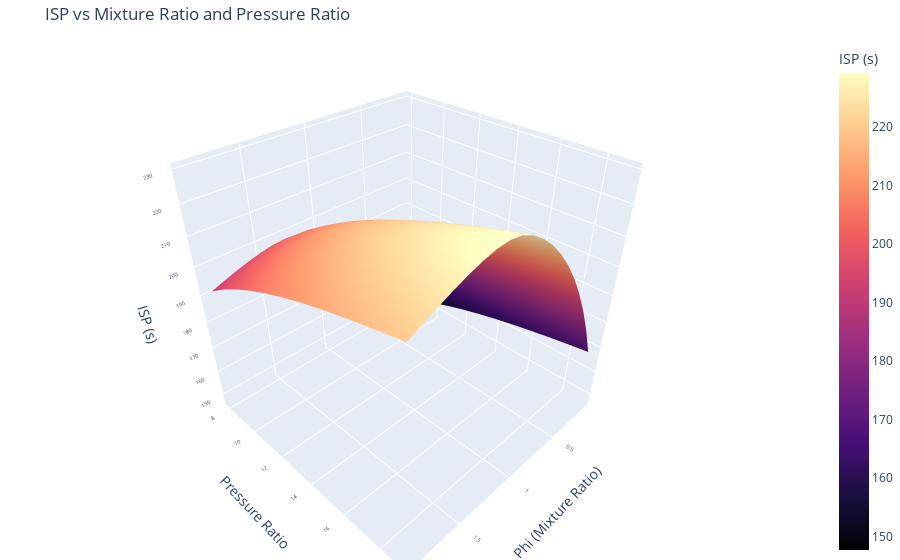

Notebook cell for this chart:
### Code cell
import plotly.graph_objects as go

fig = go.Figure(data=[go.Surface(
    x=X, y=Y, z=Z,
    colorscale='magma',
    colorbar=dict(title='ISP (s)'),
    hovertemplate='Phi: %{x}<br>Pip: %{y}<br>ISP: %{z:.2f}<extra></extra>'
)])

fig.update_layout(
    title='ISP vs Mixture Ratio and Pressure Ratio',
    scene=dict(
        xaxis_title='Phi (Mixture Ratio)',
        yaxis_title='Pressure Ratio',
        zaxis_title='ISP (s)',
        xaxis=dict(tickfont=dict(size=8)),
        yaxis=dict(tickfont=dict(size=8)),
        zaxis=dict(tickfont=dict(size=8)),
    ),
    margin=dict(l=0, r=0, b=0, t=40)
)

fig.show()

### Figure 1 — Plotly figure (JSON) as saved in the notebook; plotly's stock layout.template omitted (floating-point values rounded to 4 significant figures; data arrays with more than 128 entries replaced by an {"elided": "..."} marker saying what was removed)
{"data": [{"colorbar": {"title": {"text": "ISP (s)"}}, "colorscale": [[0, "#000004"], [0.1111, "#180f3d"], [0.2222, "#440f76"], [0.3333, "#721f81"], [0.4444, "#9e2f7f"], [0.5556, "#cd4071"], [0.6667, "#f1605d"], [0.7778, "#fd9668"], [0.8889, "#feca8d"], [1, "#fcfdbf"]], "hovertemplate": "Phi: %{x}<br>Pip: %{y}<br>ISP: %{z:.2f}<extra></extra>", "type": "surface", "x": {"elided": "12x19 float values"}, "y": {"elided": "12x19 float values"}, "z": {"elided": "12x19 float values"}}], "layout": {"margin": {"b": 0, "l": 0, "r": 0, "t": 40}, "scene": {"xaxis": {"tickfont": {"size": 8}, "title": {"text": "Phi (Mixture Ratio)"}}, "yaxis": {"tickfont": {"size": 8}, "title": {"text": "Pressure Ratio"}}, "zaxis": {"tickfont": {"size": 8}, "title": {"text": "ISP (s)"}}}, "title": {"text": "ISP vs Mixture Ratio and Pressure Ratio"}}}
